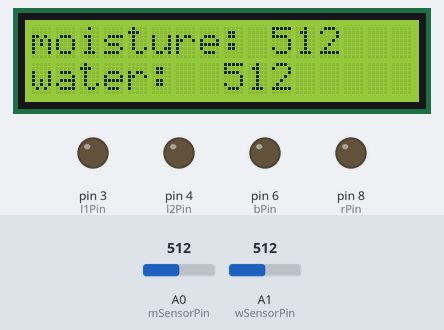
The sketch below on a simulated Arduino Uno, built with avr-gcc and run on an emulated ATmega328P. Shown: 16×2 character LCD, output pins drawn as LEDs (lit = HIGH). Inputs (shaded band) come from the test bench; at power-on: A0 (mSensorPin) = 512, A1 (wSensorPin) = 512. What the sketch prints to the serial monitor is not drawn.

Above: at 1.2 s.
1.3 s: A0 (mSensorPin) set to 314
At 2.0 s:
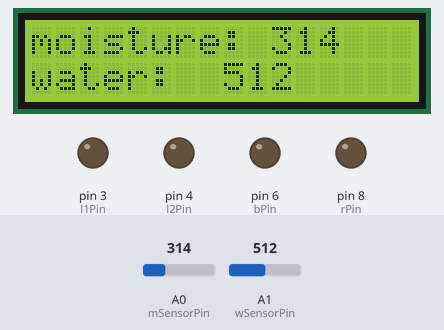
2.8 s: A0 (mSensorPin) set to 286
At 4.0 s:
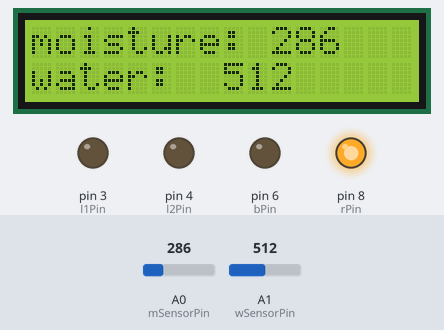
4.3 s: A1 (wSensorPin) set to 106
At 5.1 s:
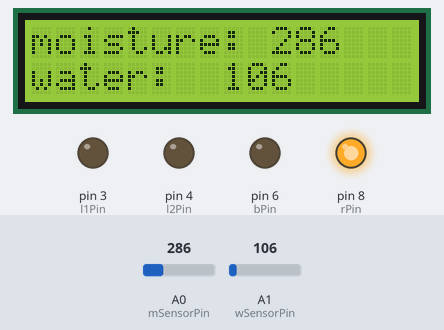
5.8 s: A1 (wSensorPin) set to 90
At 7.0 s:
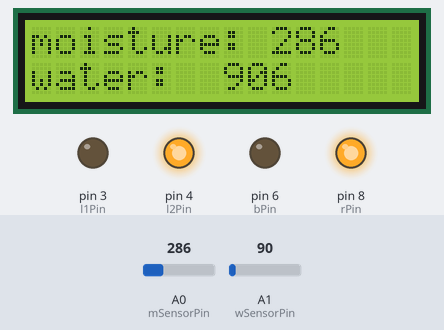
7.3 s: A0 (mSensorPin) set to 306
At 8.5 s:
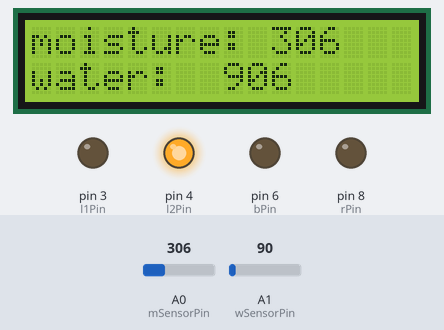
8.8 s: A1 (wSensorPin) set to 110
At 10.1 s:
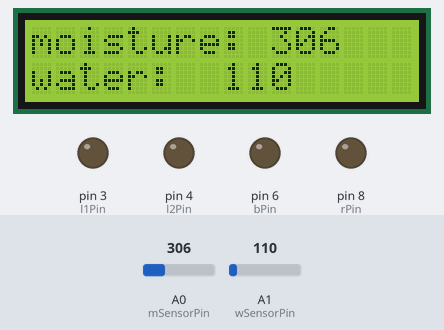
Timing chart, 0 to 11.3 s (numbered marks = the images above; inputs shaded):
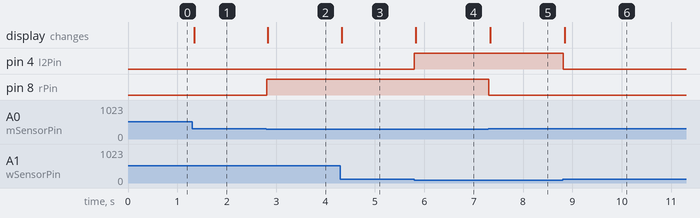

The sketch:

Auto_watering_1.ino
```cpp
#include <LiquidCrystal_I2C.h> // Подключаем библиотеку для QAPASS 1602

const int mSensorPin = A0; // Задаем пин для датчика влажности почвы
const int wSensorPin = A1; // Задаем пин для датчика уровня воды
const int rPin = 8; // Задаем пин для реле
const int l1Pin = 3; // Задаем пин для светодиода
const int l2Pin = 4; // Задаем пин для светодиода
const int bPin = 6; // Задаем пин для кнопки

int displayPower = 0;
int prevBtnState = 0;

LiquidCrystal_I2C LCD(0x27,16,2); // присваиваем имя LCD для дисплея

void setup() {

  Serial.begin(9600);
  LCD.init(); // инициализация LCD дисплея
  LCD.backlight(); // включение подсветки дисплея

  pinMode(mSensorPin, INPUT);
  pinMode(wSensorPin, INPUT);
  pinMode(rPin, OUTPUT);
  pinMode(bPin, OUTPUT);
  pinMode(l1Pin, OUTPUT);
  pinMode(l2Pin, OUTPUT);
}

void loop() {

  int moisture = analogRead(mSensorPin);
  int water = analogRead(wSensorPin);
  Serial.println(moisture);
  Serial.println(moisture);

  if (moisture < 300) {
    digitalWrite(rPin, HIGH);
    digitalWrite(rPin, HIGH);
  }

  else {
    digitalWrite(rPin, LOW);
    digitalWrite(l1Pin, LOW);
  }

  if (water < 100) {
    digitalWrite(l2Pin, HIGH);
  }

  else {
    digitalWrite(l2Pin, LOW);
  }

//-----------------------------------------------------------------------------

  LCD.setCursor(0, 0);     // ставим курсор на 0 символ первой строки
  LCD.print("moisture: ");     // печатаем сообщение на первой строке
  LCD.print(moisture);

  LCD.setCursor(0, 1);     // ставим курсор на 0 символ второй строки
  LCD.print("water:  ");     // печатаем сообщение на первой строке
  LCD.print(water);

//-----------------------------------------------------------------------------

  int btnState = digitalRead(bPin);

  if (btnState == HIGH) { // проверяем состояние кнопки
    if (prevBtnState != btnState) {
      if (displayPower == 0) { // проверяем включен ли дисплей
        LCD.backlight(); // включаем дисплей
        displayPower = 1;
      }
      else {
        LCD.noBacklight(); //выключаем дисплей
        displayPower = 0;
      }
    }
  }

  prevBtnState = btnState;

}
```

Measured:
- the behaviour switches between 300 and 299 on A0 (mSensorPin) (found by bisection; images 1 and 2)
- the behaviour switches between 100 and 99 on A1 (wSensorPin) (found by bisection; images 3 and 4)
- after the input at 1.3 s, the display: changes at once (image 1)
- after the input at 2.8 s, pin 8 (rPin): LOW → HIGH at once; the display: changes at once (image 2)
- after the input at 4.3 s, the display: changes at once (image 3)
- after the input at 5.8 s, pin 4 (l2Pin): LOW → HIGH at once; the display: changes at once (image 4)
- after the input at 7.3 s, pin 8 (rPin): HIGH → LOW at once; the display: changes at once (image 5)
- after the input at 8.8 s, pin 4 (l2Pin): HIGH → LOW at once; the display: changes at once (image 6)
